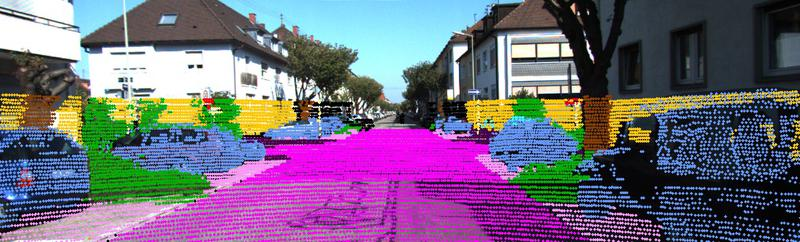
#> input picture assets/frame_semantic.jpg, 800 x 242 px, found by its file name
$ python export_gif.py   (older library calls are emulated)
#> lines starting #> are read from the running program, lines starting #| are printed output that depends on the picture
import os
import numpy as np
from PIL import Image
import glob
import cv2
import argparse
import json
import imageio
from tqdm import tqdm

def make_gif():
    images = []
    for index in tqdm(range(50,70,1)):
        fn1 = 'tmp/img/%06d.png'%(index)
        fn2 = 'tmp/pcd/%06d.png'%(index)
        img1 = Image.open(fn1)
        img1.thumbnail((800,300),Image.ANTIALIAS)
        img2 = Image.open(fn2).crop((0,120,800,460))

        img_np = np.vstack((np.array(img2), np.array(img1)))
        img = Image.fromarray(img_np)

        img.thumbnail((400,400))
        images.append(img)
    imageio.mimsave('assets/semantic-kitti.gif', images, fps=5)

if __name__ == "__main__":
    img = Image.open('tmp/frame_semantic.jpg')
#> img is the input picture: PIL image 800x242 RGB; mean R, G, B 113.1, 102.1, 125
    img.thumbnail((800,800),Image.ANTIALIAS)
    img.save('assets/frame_semantic.jpg')

    img = Image.open('tmp/frame_depth.jpg')
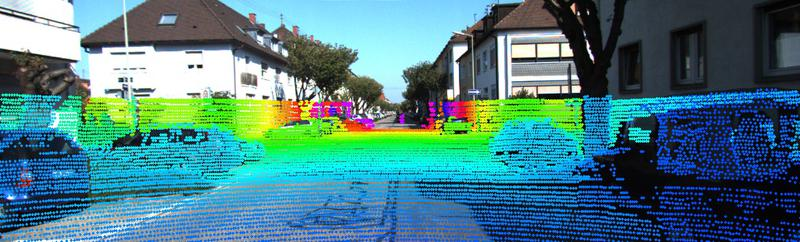
#> input picture assets/frame_depth.jpg, 800 x 242 px, found by its file name
#> img is the input picture: PIL image 800x242 RGB; mean R, G, B 74.9, 125.9, 131.4
    img.thumbnail((800,800),Image.ANTIALIAS)
    img.save('assets/frame_depth.jpg')

    img = Image.open('tmp/ego_view.jpg')
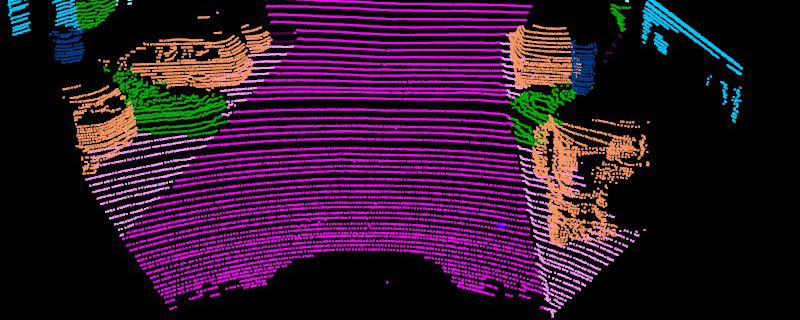
#> input picture assets/ego_view.jpg, 800 x 320 px, found by its file name
#> img is the input picture: PIL image 800x320 RGB; mean R, G, B 50.3, 21.8, 46.2
    img = img.crop((0,350,800,670))
#> img: PIL image 800x320 RGB; every value is 0
    img.save('assets/ego_view.jpg')

    img = Image.open('tmp/top_view.jpg')
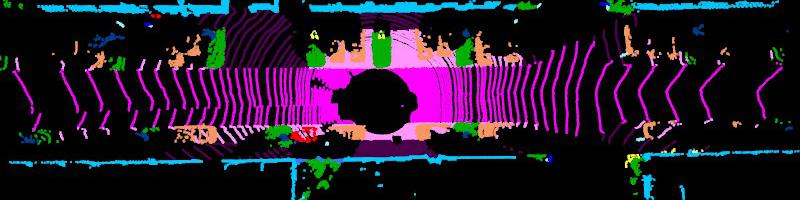
#> input picture assets/top_view.jpg, 800 x 200 px, found by its file name
#> img is the input picture: PIL image 800x200 RGB; mean R, G, B 38.8, 24.7, 45.3
    img = img.crop((0,350,800,550))
#> img: PIL image 800x200 RGB; every value is 0
    img.save('assets/top_view.jpg')
